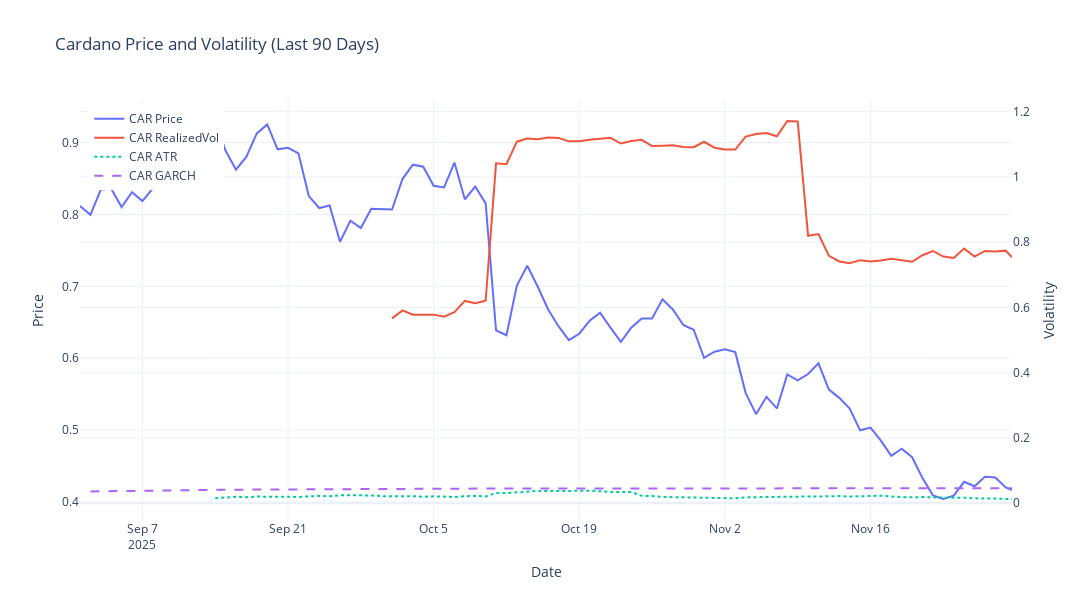

The notebook cell saved with this chart:
### Code cell
import plotly.graph_objects as go
from datetime import timedelta

# List of coins and their dataframes
coins = [
    
    ("CAR", car_df, car_garch if 'car_garch' in globals() else None)
]

fig = go.Figure()

# Iterate through coins
for name, df, garch in coins:
    # Filter last 90 days
    last_90_days = df['Date'].max() - timedelta(days=90)
    df_recent = df[df['Date'] >= last_90_days]

    # Price trace
    fig.add_trace(go.Scatter(
        x=df_recent['Date'],
        y=df_recent['Close'],
        mode='lines',
        name=f'{name} Price',
        yaxis='y1',
        line=dict(width=2)
    ))

    # Realized Volatility
    fig.add_trace(go.Scatter(
        x=df_recent['Date'],
        y=df_recent['RealizedVol'],
        mode='lines',
        name=f'{name} RealizedVol',
        yaxis='y2',
        line=dict(width=2, dash='solid')
    ))

    # ATR
    fig.add_trace(go.Scatter(
        x=df_recent['Date'],
        y=df_recent['ATR'],
        mode='lines',
        name=f'{name} ATR',
        yaxis='y2',
        line=dict(width=2, dash='dot')
    ))

    # Optional: GARCH
    if garch is not None:
        fig.add_trace(go.Scatter(
            x=df_recent['Date'],
            y=garch[-len(df_recent):],  # ensure alignment
            mode='lines',
            name=f'{name} GARCH',
            yaxis='y2',
            line=dict(width=2, dash='dash')
        ))

# Layout with dual y-axes
fig.update_layout(
    title='Cardano Price and Volatility (Last 90 Days)',
    xaxis=dict(title='Date'),
    yaxis=dict(title='Price', side='left'),
    yaxis2=dict(title='Volatility', overlaying='y', side='right'),
    template='plotly_white',
    legend=dict(x=0.01, y=0.99),
    hovermode='x unified',
    width=1200,
    height=600
)

fig.show()
